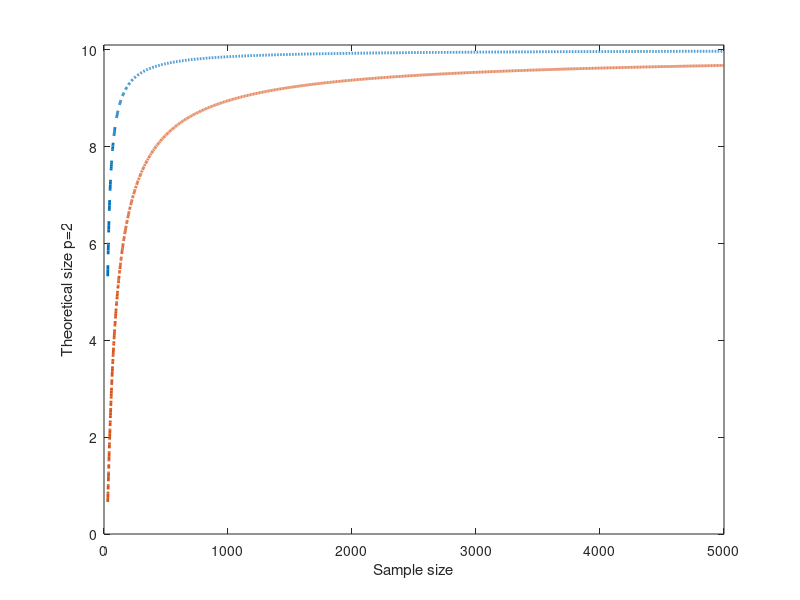

Write the MATLAB code that produced this figure. (Note: this script raises an error after producing the figure.)
%% Theoretical individual and simultaneous size
% Create Figures A.15 and A.16


%% Create Figure A.15: plot of the size when p=2
close all
p=2;
n=30:5000;
lwd=2;
pro=1000*(1-betacdf(n*chi2inv(0.99,1)./(n-p).^2,0.5,(n-p-1)/2));
plot(n,pro,'--','LineWidth',lwd)
ylim([0 10.1])
xlabel('Sample size')
hold('on')
pstar=(betacdf(n.*chi2inv(1-0.01./n,1)./((n-p).^2),0.5,(n-p-1)/2));
ps=1000*(1-pstar.^n);
disp(1000*ps)
plot(n,ps,'-.','LineWidth',lwd)
ylabel('Theoretical size p=2')
yline(10)
legend({'Individual test' 'Simultaneous test' '10=Nominal size'},'Location','best')

prin=0;
if prin==1
    % print to postscript
    print -depsc theosizep2.eps;
else
    title("Figure A.15")
end

%% Create Figure A.16: plot of the size when p=10
close all
p=10;
n=30:5000;
lwd=2;
pro=1000*(1-betacdf(n*chi2inv(0.99,1)./(n-p).^2,0.5,(n-p-1)/2));
plot(n,pro,'--','LineWidth',lwd)
ylim([0 10.1])
xlabel('Sample size')
hold('on')
pstar=(betacdf(n.*chi2inv(1-0.01./n,1)./((n-p).^2),0.5,(n-p-1)/2));
ps=1000*(1-pstar.^n);
disp(1000*ps)
plot(n,ps,'-.','LineWidth',lwd)
ylabel('Theoretical size p=10')
yline(10)
legend({'Individual test' 'Simultaneous test' '10=Nominal size'},'Location','best')
prin=0;
if prin==1
    % print to postscript
    print -depsc theosizep10.eps;
else
    title("Figure A.16")
end

%InsideREADME 